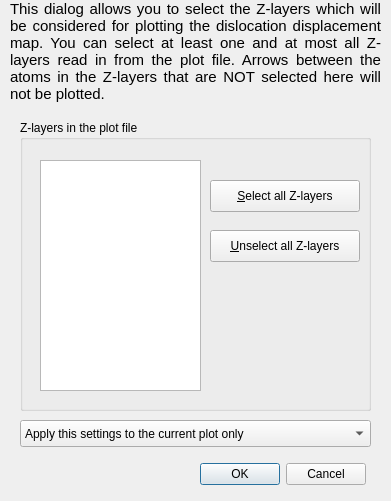
<?xml version="1.0" encoding="UTF-8"?>
<ui version="4.0">
 <class>DSelectZLayers</class>
 <widget class="QDialog" name="DSelectZLayers">
  <property name="geometry">
   <rect>
    <x>0</x>
    <y>0</y>
    <width>391</width>
    <height>501</height>
   </rect>
  </property>
  <property name="windowTitle">
   <string>Select Z-layers</string>
  </property>
  <widget class="QLabel" name="textLabel7">
   <property name="geometry">
    <rect>
     <x>10</x>
     <y>0</y>
     <width>371</width>
     <height>121</height>
    </rect>
   </property>
   <property name="text">
    <string>&lt;!DOCTYPE HTML PUBLIC &quot;-//W3C//DTD HTML 4.0//EN&quot; &quot;http://www.w3.org/TR/REC-html40/strict.dtd&quot;&gt;
&lt;html&gt;&lt;head&gt;&lt;meta name=&quot;qrichtext&quot; content=&quot;1&quot; /&gt;&lt;style type=&quot;text/css&quot;&gt;
p, li { white-space: pre-wrap; }
&lt;/style&gt;&lt;/head&gt;&lt;body style=&quot; font-family:'Ubuntu'; font-size:11pt; font-weight:400; font-style:normal;&quot;&gt;
&lt;p align=&quot;justify&quot; style=&quot; margin-top:0px; margin-bottom:0px; margin-left:0px; margin-right:0px; -qt-block-indent:0; text-indent:0px;&quot;&gt;This dialog allows you to select the Z-layers which will be considered for plotting the dislocation displacement map. You can select at least one and at most all Z-layers read in from the plot file. Arrows between the atoms in the Z-layers that are NOT selected here will not be plotted.&lt;/p&gt;&lt;/body&gt;&lt;/html&gt;</string>
   </property>
   <property name="textFormat">
    <enum>Qt::RichText</enum>
   </property>
   <property name="alignment">
    <set>Qt::AlignLeading|Qt::AlignLeft|Qt::AlignTop</set>
   </property>
   <property name="wordWrap">
    <bool>true</bool>
   </property>
   <property name="margin">
    <number>5</number>
   </property>
  </widget>
  <widget class="QDialogButtonBox" name="buttonBox">
   <property name="geometry">
    <rect>
     <x>190</x>
     <y>460</y>
     <width>176</width>
     <height>28</height>
    </rect>
   </property>
   <property name="standardButtons">
    <set>QDialogButtonBox::Cancel|QDialogButtonBox::Ok</set>
   </property>
  </widget>
  <widget class="QGroupBox" name="groupBox">
   <property name="geometry">
    <rect>
     <x>20</x>
     <y>120</y>
     <width>351</width>
     <height>291</height>
    </rect>
   </property>
   <property name="title">
    <string>Z-layers in the plot file</string>
   </property>
   <widget class="QListWidget" name="zLayers">
    <property name="geometry">
     <rect>
      <x>20</x>
      <y>40</y>
      <width>161</width>
      <height>231</height>
     </rect>
    </property>
    <property name="toolTip">
     <string>list of all Z-layers in the current plot</string>
    </property>
    <property name="selectionMode">
     <enum>QAbstractItemView::ExtendedSelection</enum>
    </property>
   </widget>
   <widget class="QPushButton" name="btSelAll">
    <property name="geometry">
     <rect>
      <x>190</x>
      <y>60</y>
      <width>150</width>
      <height>32</height>
     </rect>
    </property>
    <property name="toolTip">
     <string>selects all Z-layers in the block</string>
    </property>
    <property name="text">
     <string>&amp;Select all Z-layers</string>
    </property>
    <property name="shortcut">
     <string>Alt+S</string>
    </property>
    <property name="checkable">
     <bool>false</bool>
    </property>
   </widget>
   <widget class="QPushButton" name="btUnselAll">
    <property name="geometry">
     <rect>
      <x>190</x>
      <y>110</y>
      <width>150</width>
      <height>32</height>
     </rect>
    </property>
    <property name="toolTip">
     <string>unselects all Z-layers in the block</string>
    </property>
    <property name="text">
     <string>&amp;Unselect all Z-layers</string>
    </property>
    <property name="shortcut">
     <string>Alt+U</string>
    </property>
   </widget>
  </widget>
  <widget class="QComboBox" name="applyHow">
   <property name="geometry">
    <rect>
     <x>20</x>
     <y>420</y>
     <width>351</width>
     <height>27</height>
    </rect>
   </property>
   <item>
    <property name="text">
     <string>Apply this settings to the current plot only</string>
    </property>
   </item>
   <item>
    <property name="text">
     <string>Apply this settings to all selected plots</string>
    </property>
   </item>
  </widget>
 </widget>
 <layoutdefault spacing="6" margin="11"/>
 <tabstops>
  <tabstop>btSelAll</tabstop>
  <tabstop>applyHow</tabstop>
  <tabstop>btUnselAll</tabstop>
 </tabstops>
 <resources/>
 <connections>
  <connection>
   <sender>buttonBox</sender>
   <signal>accepted()</signal>
   <receiver>DSelectZLayers</receiver>
   <slot>accept()</slot>
   <hints>
    <hint type="sourcelabel">
     <x>247</x>
     <y>463</y>
    </hint>
    <hint type="destinationlabel">
     <x>179</x>
     <y>246</y>
    </hint>
   </hints>
  </connection>
  <connection>
   <sender>buttonBox</sender>
   <signal>rejected()</signal>
   <receiver>DSelectZLayers</receiver>
   <slot>reject()</slot>
   <hints>
    <hint type="sourcelabel">
     <x>247</x>
     <y>463</y>
    </hint>
    <hint type="destinationlabel">
     <x>179</x>
     <y>246</y>
    </hint>
   </hints>
  </connection>
 </connections>
</ui>
